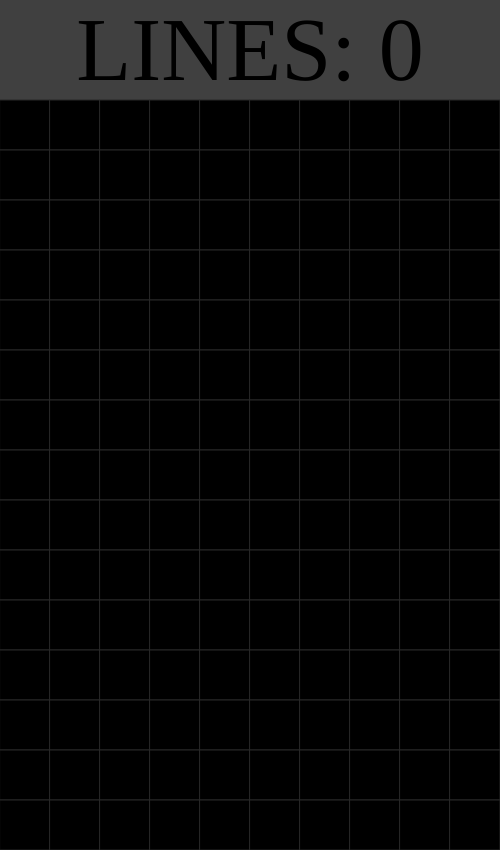
Frame 1 (no input)
Frame 60 (no input): identical to frame 1, image omitted
Frame 120 (the mouse pressed at the canvas centre since frame 60): identical to frame 1, image omitted

The p5.js sketch that drew this single still picture (run headless with seeded random() and noise() and a simulated clock; from frame 60 on, the mouse is pressed at the canvas centre):

// p5.js sketch
// ── sketch.js
let blocks;
let piece;
let delay = 100;
let time = 0;
let count = 0;
let lines = 0;

/////////// CONSTANTS ///////////

//PIECES
const S = 0;
const Z = 1;
const L = 2;
const J = 3;
const I = 4;
const O = 5;
const T = 6;

//DIRECTIONS TO MOVE THE BLOCKS
const DOWN = 0;
const LEFT = 1;
const RIGHT = 2;

//BLOCK TYPES
const NONE = 0;   // EMPTY SPACE
const MOVING = 1; // FALLING PIECE
const FIXED = 2;  // STATIC BLOCKS

function setup()
{
	//SCREEN SIZE
	createCanvas(500, 850);

	//ARRAY OF BLOCKS
	blocks = [];
	for(let i=0; i<width/50; i++)
	{
		blocks[i] = [];

		for(let j=0; j<height/50 + 2; j++)
		{
			//ALL BLOCKS ARE SETTED AS EMPTY SPACES AT FIRST
			blocks[i][j] = new Block(i, j, NONE);
		}		
	}

	//CREATE A PIECE THAT FALLS
	piece = new Piece();
}

function draw()
{
	// GRAY BACKGROUND
	background(64);

	//DURING THE GAME
	if(time >= 0)
	{
		//draw() LOOP WILL RUN 60 TIMES PER SECOND
		frameRate(60);

		//KEY DOWN'S
		//THIS DELAY AVOID A KEY MULTI CLICK
		if(delay>10)
		{
			//TO ROTATE THE PIECE
			if(keyIsDown(UP_ARROW))
			{
				//ROTATION WILL ONLY HAPPEN IF IT'S POSSIBLE
				if(piece.canRotate())
				{
					piece.rotate();
					delay = 0;	
				}
			}
			//TO MOVE THE PIECE TO THE BOTTOM
			else if(keyIsDown(DOWN_ARROW))
			{
				//IF PIECE CAN MOVE DOWN
				if(piece.canMove(DOWN))
				{
					//THEN MOVES IT DOWN WHILE IT'S POSSIBLE
					while(piece.canMove(DOWN))
					{
						piece.move(DOWN);					
					}
				}
				//IF IT CAN'T GO DOWN PIECE BLOCKS BECOME FIXED
				else
				{
					piece.becomeFixed();
					piece = new Piece();
				}
				delay = 0;
			}
			//MOVE TO LEFT
			else if(keyIsDown(LEFT_ARROW))
			{
				//MOVE ONLY IT'S POSSIBLE
				if(piece.canMove(LEFT))
				{
					piece.move(LEFT);
					delay = 0;
				}
				
			}
			//MOVE TO RIGHT
			else if(keyIsDown(RIGHT_ARROW))
			{
				//MOVE ONLY IT'S POSSIBLE
				if(piece.canMove(RIGHT))
				{
					piece.move(RIGHT);
					delay = 0;
				}
			}
		}

		//FRAME RATE IS 60 
		//SO THIS WILL BE TRUE 2 TIME IN A SECOND (60/30 = 2)
		if(time%30 == 0)
		{
			//IF PIECE CAN GO DOWN
			if(piece.canMove(DOWN))
			{
				//IT MOVES ONE BLOCK DOWN
				piece.move(DOWN);
			}
			//IF IT CAN'T GO DOWN
			else
			{
				//PIECE BLOCKS BECOME FIXED
				piece.becomeFixed();
				//AND ANOTHER PIECE IS RELEASED
				piece = new Piece();
			}
		}

		//CHECK IF THERE ARE LINES FILLED
		for(let j=blocks[0].length-1; j>=0; j--)
		{
			//IT RUNS DOWN TO BE SURE THAT
			//IT WILL RUN IN ALL THE LINES
			let lineFill = true;

			//RUN IN EACH BLOCK OF THE LINE
			for(let i=0; i<blocks.length; i++)
			{
				//AND CHECK IF SOMEONE ISN'T FIXED
				if(blocks[i][j].status != FIXED)
				{
					//IF TRUE GO TO THE NEXT LINE (PREVIOUS LINE)
					lineFill = false;

					//GET OFF THE FOR LOOP
					break;
				}
			}

			//IF IT'S TRUE, THE CURRENT LINE IS FILL OF FIXED BLOCKS
			if(lineFill)
			{
				//RUNS IN EACH LINE (BOTTOM TO TOP) TO MOVE THE BLOCKS DOWN
				for(let y=j; y>2; y--)
				{
					for(let x=0; x<blocks.length; x++)
					{
						blocks[x][y].status = blocks[x][y-1].status;
						blocks[x][y].color = blocks[x][y-1].color;
					}
				}

				lines++;
			}	
		}

		//CHECK IF THERE IS FIXED PIECES IN THE TOP LINE (GAME OVER)
		let gameOver = false;
		for(let i=0; i<blocks.length; i++)
		{
			//IF SOME BLOCK IN 5° LINE IS FIXED
			if(blocks[i][4].status == FIXED)
			{
				//THAT IS A GAME OVER
				gameOver = true;
				break;
			}
		}

		if(gameOver)
		{
			//-100 IS A RANDOM VALUE
			time = -100;
			//draw() LOOP WILL RUN 10 TIMES IN A SECOND
			frameRate(10);
		}
		else
		{
			//DRAW THE PIECE
			piece.show();
		}
	}
	//IF GAME OVER
	else
	{
		//COUNT BEGINS AT 0 AND GOES UNTIL THE LAST ROW
		for(let i=0; i<blocks.length; i++)
		{
			//ALL BLOCKS IN THIS ROW BECOME EMPTY
			blocks[i][count].status = NONE;
		}

		//CONTROL THE COUNT PROGRESSION
		if(count < blocks[0].length-1)
		{
			count++
		}
		else
		{
			count = 0;
			time = 0;
			lines = 0;
			gameOver = false;
		}
	}

	//SHOW ALL BLOCKS
	for(let i=0; i<blocks.length; i++)
	{
		for(let j=4; j<blocks[0].length; j++)
		{
			blocks[i][j].show();
		}		
	}

	///piece.drawShadow();

	// SHOWS THE LINES SCORE
	fill(0);
	noStroke();
	textFont("Calibri");
	textSize(90);
	textAlign(CENTER);
	text("LINES: " + lines, width/2, 80);

	delay++;
	time++;
}
// ── AutoPlay.js
//RUN 4 TIMES
//   CHECK ALL POSITIONS
//   MOVE LEFT WHILE IT'S POSSIBLE
//   WHILE CAN GO RIGHT
//      MARK HOW MANY NEIGHBORS WILL BE FIXED
//      MOVE RIGHT
//   
//   MOVE LEFT HALF OF POSIBLE TIMES
//   ROTATE PIECE

function AutoPlay()
{
	scores = [];
	for(let c=0; c<4; c++)
	{
		while(piece.canMove(LEFT))
		{
			piece.move(LEFT);
		}

		number = piece.numberNeighbors();
		scores.push(number);

		while(piece.canMove(RIGHT))
		{
			piece.move(RIGHT);

			number = piece.numberNeighbors();
			scores.push(number);
		}

		piece.move(LEFT);
		piece.move(LEFT);
		piece.move(LEFT);
		if (piece.canRotate())
		{
			piece.rotate();
		}
	}

	let biggestScore = 0;
	let index;
	for(let i=0; i<scores.length; i++)
	{
		if(scores[i] > biggestScore)
		{
			biggestScore = scores[i];
			index = i;
		}
	}

	console.log("biggestScore: "+biggestScore);
	console.log("index: "+index);

	let counter = 0;
	let found = false;
	for(let c=0; c<4; c++)
	{
		while(piece.canMove(LEFT) && !found)
		{
			piece.move(LEFT);
		}

		if(counter == index)
		{
			//BREAK ALL AND MOVE PIECE DOWN
			found = true;
			break;
		}

		number = piece.numberNeighbors();
		//scores.push(number);
		counter++;

		while(piece.canMove(RIGHT) && !found)
		{
			piece.move(RIGHT);

			if(counter == index)
			{
				//BREAK ALL AND MOVE PIECE DOWN
				found = true;
				break;
			}

			number = piece.numberNeighbors();
			//scores.push(number);
			counter++;
		}

		if(found)
		{
			break;
		}

		piece.move(LEFT);
		piece.move(LEFT);
		piece.move(LEFT);
		if (piece.canRotate())
		{
			piece.rotate();
		}
	}

	while(piece.canMove(DOWN))
	{
		piece.move(DOWN);
	}

	piece.becomeFixed();
	piece = new Piece();

}
// ── Block.js
class Block
{
	constructor(i,j,status)
	{
		//SETS THE BLOCK DIMENTION
		this.size = 50;
		//SETS THE BLOCK INDEXES
		this.i = i;
		this.j = j;
		//SETS THE BLOCK POSITIONS
		this.x = this.size/2 + i*this.size;
		this.y = - 2*this.size + this.size/2 + j*this.size;
		//SETS THE INITIAL BLOCK COLOR AND STATUS
		this.color = color(0);
		this.status = status; //(NONE, MOVING, FIXED)
	}

	//SET THE COLOR OF THE BLOCK
	setColor(r,g,b)
	{
		this.color = color(r,g,b);
	}

	//CHECK IF THE BLOCK CAN MOVE IN THIS DIRECTION
	//THIS FUNCTION DON'T MOVE ANYTHING,
	//ONLY CHECK IF THE MOVIMENT IS POSSIBLE
	//ACTUALLY, NO BLOCK MOVES, THEY ONLY CHANGE IT'S STATUS
	canMove(direction)
	{
		if(this.status == MOVING)
		{
			//THE BLOCK CAN ONLY MOVE IN A DIRECTION 
			//WHERE ARE EMPTY BLOCKS TO FILL
			switch(direction)
			{
				case DOWN:
					if(this.j+1 < blocks[0].length)
					{
						if(blocks[this.i][this.j+1].status != FIXED)
						{
							return true;
						}
					}
					break;

				case LEFT:
					if(this.i-1 >= 0)
					{
						if(blocks[this.i-1][this.j].status != FIXED)
						{
							return true;
						}
					}
					break;

				case RIGHT:
					if(this.i+1 < blocks.length)
					{
						if(blocks[this.i+1][this.j].status != FIXED)
						{
							return true;
						}
					}
					break;
			}
		}
		
		//IF CAN'T MOVE TO THIS DIRECTION, RETURN FALSE
		return false;
	}

	//SHOW THE BLOCK
	show()
	{
		//RECTANGLES ARE SETTED BY THE CENTER POSITION
		rectMode(CENTER);
		//GRAY BORDER
		stroke(40);
		//1 PIXEL OF BORDER
		strokeWeight(1);

		//EMPTY BLOCKS ARE BLACK
		if(this.status == NONE)
		{
			fill(0);
			rect(this.x, this.y, this.size, this.size);
		}
		//FIXED AND MOVING BLOCK ARE COLORFUL
		else if(this.status == FIXED || this.status == MOVING)
		{
			//WITHOUT BORDER
			noStroke();

			////DRAWING THE BLOCK SKIN
			//ONE TRIANGLE TOP LEFT
			//ONE TRIANGLE BOTTOM RIGHT
			//ONE SQUARE ABOVE THE TRIANGLES 

			//IT'S COLOR, BUT LIGHTER
			fill(this.color.levels[0], this.color.levels[1], this.color.levels[2]);
			triangle(this.x - this.size/2, this.y - this.size/2,
					this.x + this.size/2, this.y - this.size/2,
					this.x - this.size/2, this.y + this.size/2);

			//IT'S COLOR, BUT DARKER
			fill(this.color.levels[0]/3, this.color.levels[1]/3, this.color.levels[2]/3);
			triangle(this.x + this.size/2, this.y + this.size/2,
					this.x + this.size/2, this.y - this.size/2,
					this.x - this.size/2, this.y + this.size/2);

			//IT'S COLOR
			fill(2*this.color.levels[0]/3, 2*this.color.levels[1]/3, 2*this.color.levels[2]/3);
			rect(this.x, this.y, this.size*0.7, this.size*0.7);
		}

	}
}
// ── Piece.js
class Piece
{
	constructor(type)
	{
		//SETS A RANDOM TYPE
		this.lotType();

		//IF type ISN'T EMPTY
		if(type)
		{
			//UPDATE this.type
			this.type = type;
		}

		//SET THE PIECE PARTS (BLOCKS)
		//this.parts IS THE PARTS OF THE PIECE
		//FIRST INDEX IS THE PART(0 - 3)
		//SECOND INDEX IS THE PART COORDINATES (0:X - 1:Y)
		//EXAMPLE:
		//this.parts[2][0]
		//2 --> 3° PART (BEGINS AT 0)
		//0 --> X COORDINATE
		switch(this.type)
		{
			case S:
	  			//ORANGE
				this.color = color(255,128,0);
				this.parts = [
				[2,0],
				[1,0],
				[1,1],
				[0,1]
				];
				break;
				
			case Z:
	  			//PURPLE
				this.color = color(128,0,255);
				this.parts = [
				[0,0],
				[1,0],
				[1,1],
				[2,1]
				];
				break;
				
			case L:
	  			//DARK GREEN
				this.color = color(0,255,0);
				this.parts = [
				[0,0],
				[0,1],
				[0,2],
				[1,2]
				];
				break;
				
			case J:
	  			//LIGHT GREEN
				this.color = color(0,128,0);
				this.parts = [
				[1,0],
				[1,1],
				[1,2],
				[0,2]
				];
				break;
				
			case I:
	  			//BLUE
				this.color = color(0,0,255);
				this.parts = [
				[0,0],
				[0,1],
				[0,2],
				[0,3]
				];
				break;
				
			case O:
	  			//YELLOW
				this.color = color(255,255,0);
				this.parts = [
				[0,0],
				[0,1],
				[1,1],
				[1,0]
				];
				break;
				
			case T:
	  			//RED
				this.color = color(255,0,0);
				this.parts = [
				[0,0],
				[0,1],
				[0,2],
				[1,1]
				];
				break;
		}

		//MOVING PIECE TO THE TOP CENTER
		for(let p=0; p<4; p++)
		{
			//CHANGE ONLY THE X COORDINATE OF EACH PART
			this.parts[p][0] += (int)(blocks.length/2 - 2);
		}
	}

	//CHECK IF THE PIECE CAN MOVE IN THIS DIRECTION
	//THIS FUNCTION DON'T MOVE ANYTHING,
	//ONLY CHECK IF THE MOVIMENT IS POSSIBLE
	canMove(direction)
	{
		//TO TURN THE CODE EASIER TO READ (AND TO WRITE)
		let i1 = this.parts[0][0]; // PART 1, X COORDINATE
		let j1 = this.parts[0][1]; // PART 1, Y COORDINATE
		let i2 = this.parts[1][0]; // PART 2, X COORDINATE
		let j2 = this.parts[1][1]; // PART 2, Y COORDINATE
		let i3 = this.parts[2][0]; // PART 3, X COORDINATE
		let j3 = this.parts[2][1]; // PART 3, Y COORDINATE
		let i4 = this.parts[3][0]; // PART 4, X COORDINATE
		let j4 = this.parts[3][1]; // PART 4, Y COORDINATE
		
		//MOVIMENT IS ONLY ALLOWED IF ALL PIECE PARTS
		//CAN MOVE IN THIS DIRECTION
		if(blocks[i1][j1].canMove(direction) &&
		blocks[i2][j2].canMove(direction) &&
		blocks[i3][j3].canMove(direction) &&
		blocks[i4][j4].canMove(direction))
		{
			return true;
		}
		return false;
	}
	
	//"MOVE" THE PIECE IN THIS DIRECTION
	//ACTUALLY IT JUST CHANGE THE PIECES STATUS 
	move(direction)
	{
		//TO TURN THE CODE EASIER TO READ (AND TO WRITE)
		let i1 = this.parts[0][0]; // PART 1, X COORDINATE
		let j1 = this.parts[0][1]; // PART 1, Y COORDINATE
		let i2 = this.parts[1][0]; // PART 2, X COORDINATE
		let j2 = this.parts[1][1]; // PART 2, Y COORDINATE
		let i3 = this.parts[2][0]; // PART 3, X COORDINATE
		let j3 = this.parts[2][1]; // PART 3, Y COORDINATE
		let i4 = this.parts[3][0]; // PART 4, X COORDINATE
		let j4 = this.parts[3][1]; // PART 4, Y COORDINATE

		//CURRENT BLOCKS BECOME EMPTY
		blocks[i1][j1].status = NONE;
		blocks[i2][j2].status = NONE;
		blocks[i3][j3].status = NONE;
		blocks[i4][j4].status = NONE;

		//EACH PART OF THE PIECE MOVES IN THIS DIRECTION
		switch(direction)
		{
			case DOWN:
				for(let i=0; i<4; i++)
				{
					this.parts[i][1]++;
				}
				break;

			case LEFT:
				for(let i=0; i<4; i++)
				{
					this.parts[i][0]--;
				}
				break;

			case RIGHT:
				for(let i=0; i<4; i++)
				{
					this.parts[i][0]++;
				}
				break;
		}

		//PIECE MOVED --> DRAW THE CURRENT PIECE POSITION
		this.show();
	}

	//CHECK IF THE PIECE CAN ROTATE IN THIS DIRECTION
	//(IF THERE ARE EMPTY SPACES TO FILL WHEN ROTATE)
	//THIS FUNCTION DON'T ROTATE ANYTHING,
	//ONLY CHECK IF THE ROTATION IS POSSIBLE
	//ROTATION IS ALWAYS TO RIGHT (-90°)
	canRotate()
	{
		//'O' PIECE CAN'T BE ROTATED
		if(this.type == O)
		{
			return true;
		}

		//TO TURN THE CODE EASIER TO READ (AND TO WRITE)
		let i1 = this.parts[0][0]; // PART 1, X COORDINATE
		let j1 = this.parts[0][1]; // PART 1, Y COORDINATE
		let i2 = this.parts[1][0]; // PART 2, X COORDINATE
		let j2 = this.parts[1][1]; // PART 2, Y COORDINATE
		let i3 = this.parts[2][0]; // PART 3, X COORDINATE
		let j3 = this.parts[2][1]; // PART 3, Y COORDINATE
		let i4 = this.parts[3][0]; // PART 4, X COORDINATE
		let j4 = this.parts[3][1]; // PART 4, Y COORDINATE

		//AVERAGE POINT(CENTER OF THE ROTATION)
		let avgI = i2;
		let avgJ = j2;

		//newI = avgI + (avgJ - currJ);
		//newJ = avgJ - (avgI - currI);

		//ROTATION MATRIX (R(a))
		//
		// | cos(a)   sin(a) |
		// | -sin(a)  cos(a) |

		// newP = R(a) * currP;

		//ROTATION MATRIX (R(a))
		// a = -90°
		//
		// | 0  -1 |
		// | 1   0 |

		// | newI |   | 0  -1 |   | currI |
		// |      | = |       | * |       |
		// | newJ |   | 1   0 |   | currJ |

		// newI = (0*currI) + (-1*currJ);
		// newJ = (1*currI) + (0*currJ);

		// newI = -currJ;
		// newJ = currI;

		// I = newI + avgI;
		// J = newJ + avgJ;

		//EACH PART OF THE PIECE WILL ROTATE
		for(let p=0; p<4; p++)
		{
			// currI = I - avgI;
			// currJ = J - avgJ;
			let currI = this.parts[p][0] - avgI;
			let currJ = this.parts[p][1] - avgJ;

			// newI = -currJ;
			// newJ = currI;
			let newI = -currJ;
			let newJ = currI;

			// I = newI + avgI;
			// J = newJ + avgJ;
			let I = newI + avgI;
			let J = newJ + avgJ;

			//(I,J) IS THE NEW POSITION OF THE PIECE PART

			//IF (I,J) IS OUTSIDE THE BLOCKS RANGE
			//THEN THE ROTATION ISN'T POSSIBLE
			if(I < 0)
			{
				return false;
			}
			else if(I > blocks.length-1)
			{
				return false;
			}

			if(J<0 || J>blocks[0].length-1)
			{
				return false;
			}

			//IF (I,J) BLOCK IS FIXED 
			//THEN THE ROTATION ISN'T POSSIBLE TOO
			if(blocks[I][J].status == FIXED)
			{
				return false;
			}

			//IF NO ONE OF THE PREVIOUS IF'S WAS TRUE
			//THEN THE ROTATION IS POSSIBLE
		}

		return true;
	}

	//THIS FUNCTION DON'T ROTATE ANYTHING,
	//IT ONLY CHANGE THE BLOCKS STATUS VALUE
	//ROTATION IS ALWAYS TO RIGHT (-90°)
	rotate()
	{	
		//THERE IS NO ROTATION TO 'O' PIECES
		if(this.type != O)
		{
			//TO TURN THE CODE EASIER TO READ (AND TO WRITE)
			let i1 = this.parts[0][0]; // PART 1, X COORDINATE
			let j1 = this.parts[0][1]; // PART 1, Y COORDINATE
			let i2 = this.parts[1][0]; // PART 2, X COORDINATE
			let j2 = this.parts[1][1]; // PART 2, Y COORDINATE
			let i3 = this.parts[2][0]; // PART 3, X COORDINATE
			let j3 = this.parts[2][1]; // PART 3, Y COORDINATE
			let i4 = this.parts[3][0]; // PART 4, X COORDINATE
			let j4 = this.parts[3][1]; // PART 4, Y COORDINATE

			//AVERAGE POINT(CENTER OF THE ROTATION)
			let avgI = i2;
			let avgJ = j2;

			//CURRENT BLOCKS BECOME EMPTY
			blocks[i1][j1].status = NONE;
			blocks[i2][j2].status = NONE;
			blocks[i3][j3].status = NONE;
			blocks[i4][j4].status = NONE;

			//newI = avgI + (avgJ - currJ);
			//newJ = avgJ - (avgI - currI);

			//ROTATION MATRIX (R(a))
			//
			// | cos(a)   sin(a) |
			// | -sin(a)  cos(a) |

			// newP = R(a) * currP;

			//ROTATION MATRIX (R(a))
			// a = -90°
			//
			// | 0  -1 |
			// | 1   0 |

			// | newI |   | 0  -1 |   | currI |
			// |      | = |       | * |       |
			// | newJ |   | 1   0 |   | currJ |

			// newI = (0*currI) + (-1*currJ);
			// newJ = (1*currI) + (0*currJ);

			// newI = -currJ;
			// newJ = currI;

			// I = newI + avgI;
			// J = newJ + avgJ;

			//ROTATE EACH PART OF THE PIECE IN (avgI,avgJ) CENTER
			for(let p=0; p<4; p++)
			{
				// currI = I - avgI;
				// currJ = J - avgJ;
				let currI = this.parts[p][0] - avgI;
				let currJ = this.parts[p][1] - avgJ;

				// newI = -currJ;
				// newJ = currI;
				let newI = -currJ;
				let newJ = currI;

				// I = newI + avgI;
				// J = newJ + avgJ;
				this.parts[p][0] = newI + avgI;
				this.parts[p][1] = newJ + avgJ;
			}
		}

		//DRAWS THE PIECE AFTER THE ROTATION
		this.show();
	}

	becomeFixed()
	{
		//TO TURN THE CODE EASIER TO READ (AND TO WRITE)
		let i1 = this.parts[0][0]; // PART 1, X COORDINATE
		let j1 = this.parts[0][1]; // PART 1, Y COORDINATE
		let i2 = this.parts[1][0]; // PART 2, X COORDINATE
		let j2 = this.parts[1][1]; // PART 2, Y COORDINATE
		let i3 = this.parts[2][0]; // PART 3, X COORDINATE
		let j3 = this.parts[2][1]; // PART 3, Y COORDINATE
		let i4 = this.parts[3][0]; // PART 4, X COORDINATE
		let j4 = this.parts[3][1]; // PART 4, Y COORDINATE

		//EACH PIECE PART BECOME FIXED 
		blocks[i1][j1].status = FIXED;
		blocks[i2][j2].status = FIXED;
		blocks[i3][j3].status = FIXED;
		blocks[i4][j4].status = FIXED;
	}

	lotType()
	{
		//LOT AN INTEGER NUMBER BETWEEN 0 AND 7
		// (0, 1, 2, 3, 4, 5, 6)
		// IT WILL NEVER RETURN 7
		this.type = int(random(0, 7));
	}

	findGap()
	{
		let blks = [];

		for(let i=0; i<4; i++)
		{
			blks.push(createVector(this.parts[i][0], this.parts[i][1]));
		}

		//RODA EM CADA BLOCO PRA CONTAR QUANTOS BLOCOS FALTAM
		//PRO PROXIMO FIXO(OU PAREDE)
		//GUARDA A MENOR DAS DISTANCIAS E SIMULA A PECA ATUAL NESSA POSICAO

		let gaps = [0,0,0,0];

		for(let i=0; i<4; i++)
		{
			//gaps ARE THE DISTANCE UNTIL THE NEXT FIXED BLOCK (OR THE BOTTOM WALL)
			gaps[i] = -1;

			let x = blks[i].x;

			for(let y=blks[i].y; y<blocks[0].length; y++)
			{
				if(blocks[x][y].status != FIXED)
				{
					gaps[i]++;
				}
				
			}
		}

		//SMALLEST GAP 
		return min(min(gaps[0] , gaps[1]) , min(gaps[2] , gaps[3]));
		
	}

	//DRAWS THE PIECE BLOCKS
	show()
	{
		//TO TURN THE CODE EASIER TO READ (AND TO WRITE)
		let i1 = this.parts[0][0]; // PART 1, X COORDINATE
		let j1 = this.parts[0][1]; // PART 1, Y COORDINATE
		let i2 = this.parts[1][0]; // PART 2, X COORDINATE
		let j2 = this.parts[1][1]; // PART 2, Y COORDINATE
		let i3 = this.parts[2][0]; // PART 3, X COORDINATE
		let j3 = this.parts[2][1]; // PART 3, Y COORDINATE
		let i4 = this.parts[3][0]; // PART 4, X COORDINATE
		let j4 = this.parts[3][1]; // PART 4, Y COORDINATE

		//CHANGE THE BLOCKS COLOR AND STATUS
		blocks[i1][j1].color = this.color;
		blocks[i1][j1].status = MOVING;

		blocks[i2][j2].color = this.color;
		blocks[i2][j2].status = MOVING;

		blocks[i3][j3].color = this.color;
		blocks[i3][j3].status = MOVING;

		blocks[i4][j4].color = this.color;
		blocks[i4][j4].status = MOVING;
	}

	drawShadow()
	{
		//TO TURN THE CODE EASIER TO READ (AND TO WRITE)
		let i1 = this.parts[0][0]; // PART 1, X COORDINATE
		let j1 = this.parts[0][1]; // PART 1, Y COORDINATE
		let i2 = this.parts[1][0]; // PART 2, X COORDINATE
		let j2 = this.parts[1][1]; // PART 2, Y COORDINATE
		let i3 = this.parts[2][0]; // PART 3, X COORDINATE
		let j3 = this.parts[2][1]; // PART 3, Y COORDINATE
		let i4 = this.parts[3][0]; // PART 4, X COORDINATE
		let j4 = this.parts[3][1]; // PART 4, Y COORDINATE

		let gap = this.findGap();

		this.drawBlockShadow(i1,j1,gap);
		this.drawBlockShadow(i2,j2,gap);
		this.drawBlockShadow(i3,j3,gap);
		this.drawBlockShadow(i4,j4,gap);
	}

	drawBlockShadow(i,j,gap)
	{
		//SETS THE SIZE
		let size = 50;

		//SETS THE BLOCK POSITIONS
		let x = size/2 + i*size;
		let y = - 2*size + size/2 + (j+gap)*size;

		noFill();
		stroke(this.color);
		strokeWeight(6);
		rect(x, y, size*0.8, size*0.8);
	}
}
